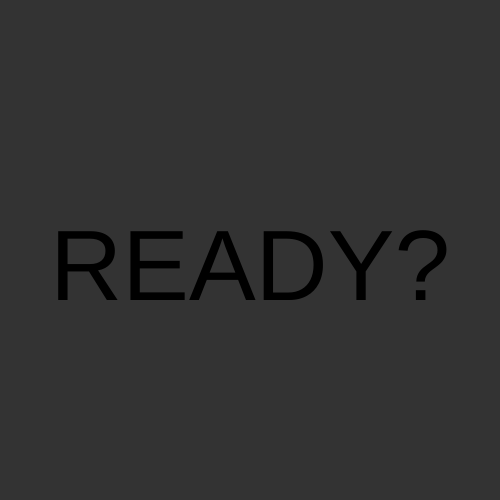
Frame 1 (no input)
Frame 60 (no input): identical to frame 1, image omitted
Frame 120 (the mouse pressed at the canvas centre since frame 60): identical to frame 1, image omitted

The p5.js sketch that drew this single still picture (run headless with seeded random() and noise() and a simulated clock; from frame 60 on, the mouse is pressed at the canvas centre):

// p5.js sketch
// ── sketch.js
let moles = [];
let field;
let score;
let option = {
  chance: 0.001,
  duration: 0.5,
  timer: 60
}
let setting = {
  play: false,
  first: false,
  second: false,
  last: false
}

function setup(){
  createCanvas(500, 500);

  for(let i = 0; i < 3; i++){
    for(let j = 0; j < 3; j++){
      moles.push(new Mole(width / 3 * j + width / 6, height / 3 * i + height / 6));
    }
  }

  Mole.chance = option.chance;
  Mole.duration = option.duration;

  score = createP("SCORE: " + Mole.points);

  setting.first = true;

  window.setTimeout(function(){
    setting.second = true;
    setting.first = false;
  }, 3 * 1000);
}

function draw(){
  background(51);

  if(setting.first){
    textSize(100);
    text("READY?", 50, 300);
  }

  if(setting.second){
    textSize(100);
    text("GO!", 150, 300);

    window.setTimeout(function(){
      setting.second = false;
      setting.play = true;

      window.setTimeout(function(){
        setting.play = false;
        setting.last = true;
      }, option.timer * 1000);
    }, 3 * 1000);
  }

  if(setting.play){
    for(let i = 0; i < moles.length; i++){
      let mole = moles[i];
      mole.update();
      mole.show();
    }

    score.html("SCORE: " + Mole.points);
  }

  if(setting.last){
    textSize(75);
    textAlign(CENTER, CENTER);
    text("SCORE: " + Mole.points, width / 2, height / 2);
  }

}

function mousePressed(){
  Mole.check(moles);
}

function keyPressed(){
  let mole;
  switch(key){
    case 'Q': mole = moles[0];
    break;
    case 'W': mole = moles[1];
    break;
    case 'E': mole = moles[2];
    break;
    case 'A': mole = moles[3];
    break;
    case 'S': mole = moles[4];
    break;
    case 'D': mole = moles[5];
    break;
    case 'Z': mole = moles[6];
    break;
    case 'X': mole = moles[7];
    break;
    case 'C': mole = moles[8];
    break;
  }

  if(mole.option.up && !mole.option.hit){
    mole.option.hit = true;
    Mole.points++;
  }
}

// ── mole.js
function Mole(x, y){
  this.pos = createVector(x, y);
  this.col = {
    r: Mole.counter * 20,
    g: Mole.counter * 20,
    b: Mole.counter * 20
  }
  Mole.counter++;
  Mole.r = width / 8;

  this.option = {
    up: false,
    started: false,
    hit: false,
    time: null
  }

  this.show = function(){
    push();
    fill(this.col.r, this.col.g, this.col.b);
    ellipse(this.pos.x, this.pos.y, 2 * Mole.r, 2 * Mole.r);
    pop();
  }

  this.update = function(){

    if(Math.random() < Mole.chance){
      if(!this.option.up)
        this.option.up = true;
    }

    if(this.option.up){
      let self = this;

      if(!this.option.hit){
        this.col.r = 0;
        this.col.g = 0;
        this.col.b = 0;
      }else{
        this.col.r = 255;
        this.col.g = 0;
        this.col.b = 0;
      }

      if(!this.option.started){
        window.setTimeout(function(){
          self.option.up = false;
          self.option.started = false;
          self.option.hit = false;
        }, Mole.duration * 1000);

        this.option.started = true;
      }
    }else{
      this.col.r = 255;
      this.col.g = 255;
      this.col.b = 255;
    }
  }

  Mole.check = function(moles){
    for(let i = 0; i < moles.length; i++){
      let mole = moles[i];
      let distance = dist(mole.pos.x, mole.pos.y, mouseX, mouseY);

      if(distance < Mole.r){
        if(mole.option.up && !mole.option.hit){
          mole.option.hit = true;
          Mole.points++;
        }
        return;
      }
    }
  }
}

Mole.counter = 0;
Mole.chance = 0.0005;
Mole.duration = 0.3;
Mole.points = 0;
